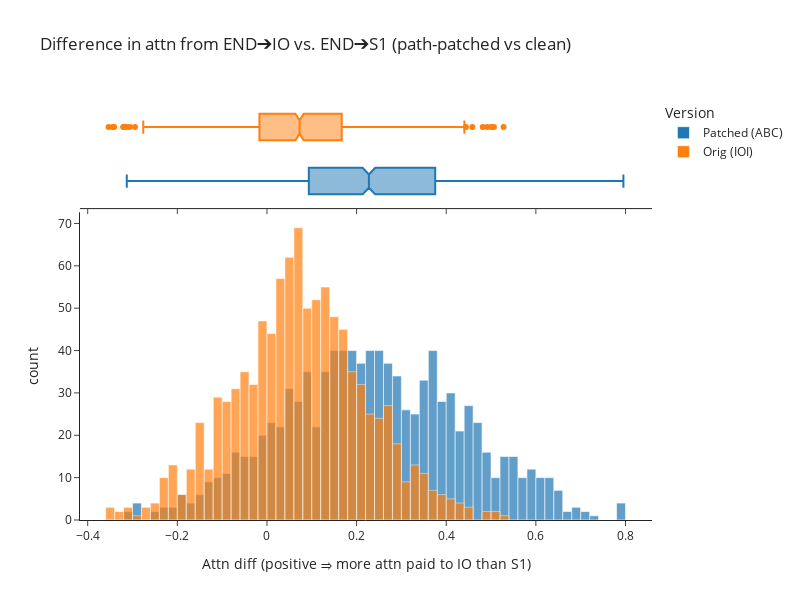

The cell this chart's notebook holds for it:
### Markdown cell above
# Path patching from NMHs to backup NMHs

What's the equivalent result we might expect when backup name mover heads are considered?

It's the opposite - we expect them to not attend from END to IO much when the name mover heads are working normally, but when we path patch from name movers to backup name movers, that's when they'll kick in.

I'll do the plot for `11.2`, `10.6`, and `10.10`, because these are the biggest backup heads. I'll try doing the patching in both directions (from IOI to ABC, and vice-versa).

### Code cell
results_patched, results_clean = get_nnmh_patching_patterns(num_batches=50, neg_nmh=(10, 2))

hist(
    [results_patched, results_clean],
    labels={"variable": "Version", "value": "Attn diff (positive ⇒ more attn paid to IO than S1)"},
    title="Difference in attn from END➔IO vs. END➔S1 (path-patched vs clean)",
    names=["Patched (ABC)", "Orig (IOI)"],
    width=800,
    height=600,
    opacity=0.7,
    marginal="box",
    template="simple_white"
)

### Figure 1 — Plotly figure (JSON) as saved in the notebook; plotly's stock layout.template omitted (floating-point values rounded to 4 significant figures; data arrays with more than 128 entries replaced by an {"elided": "..."} marker saying what was removed)
{"data": [{"alignmentgroup": "True", "bingroup": "x", "hovertemplate": "Version=wide_variable_0<br>Attn diff (positive ⇒ more attn paid to IO than S1)=%{x}<br>count=%{y}<extra></extra>", "legendgroup": "wide_variable_0", "marker": {"color": "#1F77B4", "opacity": 0.7, "pattern": {"shape": ""}}, "name": "Patched (ABC)", "offsetgroup": "wide_variable_0", "orientation": "v", "showlegend": true, "type": "histogram", "x": {"elided": "1000 float values"}, "xaxis": "x", "yaxis": "y"}, {"alignmentgroup": "True", "hovertemplate": "Version=wide_variable_0<br>Attn diff (positive ⇒ more attn paid to IO than S1)=%{x}<extra></extra>", "legendgroup": "wide_variable_0", "marker": {"color": "#1F77B4"}, "name": "Patched (ABC)", "notched": true, "offsetgroup": "wide_variable_0", "showlegend": false, "type": "box", "x": {"elided": "1000 float values"}, "xaxis": "x2", "yaxis": "y2"}, {"alignmentgroup": "True", "bingroup": "x", "hovertemplate": "Version=wide_variable_1<br>Attn diff (positive ⇒ more attn paid to IO than S1)=%{x}<br>count=%{y}<extra></extra>", "legendgroup": "wide_variable_1", "marker": {"color": "#FF7F0E", "opacity": 0.7, "pattern": {"shape": ""}}, "name": "Orig (IOI)", "offsetgroup": "wide_variable_1", "orientation": "v", "showlegend": true, "type": "histogram", "x": {"elided": "1000 float values"}, "xaxis": "x", "yaxis": "y"}, {"alignmentgroup": "True", "hovertemplate": "Version=wide_variable_1<br>Attn diff (positive ⇒ more attn paid to IO than S1)=%{x}<extra></extra>", "legendgroup": "wide_variable_1", "marker": {"color": "#FF7F0E"}, "name": "Orig (IOI)", "notched": true, "offsetgroup": "wide_variable_1", "showlegend": false, "type": "box", "x": {"elided": "1000 float values"}, "xaxis": "x2", "yaxis": "y2"}], "layout": {"bargap": 0, "barmode": "overlay", "height": 600, "legend": {"title": {"text": "Version"}, "tracegroupgap": 0}, "title": {"text": "Difference in attn from END➔IO vs. END➔S1 (path-patched vs clean)"}, "width": 800, "xaxis": {"anchor": "y", "domain": [0, 1], "title": {"text": "Attn diff (positive ⇒ more attn paid to IO than S1)"}}, "xaxis2": {"anchor": "y2", "domain": [0, 1], "matches": "x", "showticklabels": false}, "yaxis": {"anchor": "x", "domain": [0, 0.7326], "title": {"text": "count"}}, "yaxis2": {"anchor": "x2", "domain": [0.7426, 1], "matches": "y2", "showline": false, "showticklabels": false, "ticks": ""}}}
